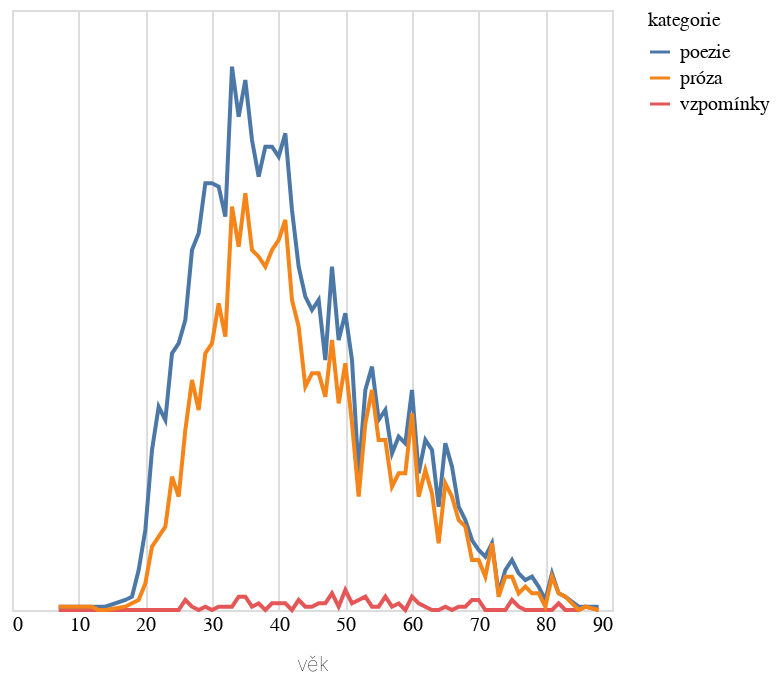

The notebook cell this image was saved under:
### Code cell
do_grafu2 = do_grafu.filter(pl.col("rok").is_between(1875,1925)).group_by(["vek","kategorie"]).len().rename({"len":"počet","vek":"věk"})

alt.Chart(do_grafu2.to_pandas()).mark_line().encode(
    alt.X('věk:Q').axis(domain=False, tickSize=0),
    alt.Y('počet:Q').stack('zero').axis(None),
    alt.Color('kategorie:N')
)

### Figure 1 — Vega-Lite specification as saved in the notebook (floating-point values rounded to 4 significant figures; data arrays with more than 128 entries replaced by an {"elided": "..."} marker saying what was removed)
{"config": {"title": {"font": "Noticia Text", "fontSize": 14, "anchor": "start", "fontWeight": "bolder", "subtitleFont": "Noticia Text", "subtitleLineHeight": 18, "subtitleFontSize": 12, "subtitleFontWeight": "normal", "subtitlePadding": 10, "dy": -12}, "axis": {"labelFont": "Asap", "titleFont": "Asap", "fontWeight": "lighter", "titleFontWeight": "lighter", "labelFontSize": 10, "titleFontSize": 10, "labelPadding": 2, "titlePadding": 10}, "legend": {"labelFont": "Asap", "labelFontWeight": "normal", "titleFont": "Asap", "titleFontWeight": "normal", "labelFontSize": 10, "titleFontSize": 10}}, "data": {"name": "data-e97d9d0369903cbac20a5b64d0de6968"}, "mark": {"type": "line"}, "encoding": {"color": {"field": "kategorie", "type": "nominal"}, "x": {"axis": {"domain": false, "tickSize": 0}, "field": "věk", "type": "quantitative"}, "y": {"axis": null, "field": "počet", "stack": "zero", "type": "quantitative"}}, "$schema": "https://vega.github.io/schema/vega-lite/v5.8.0.json", "datasets": {"data-e97d9d0369903cbac20a5b64d0de6968": {"elided": "178 records"}}}
